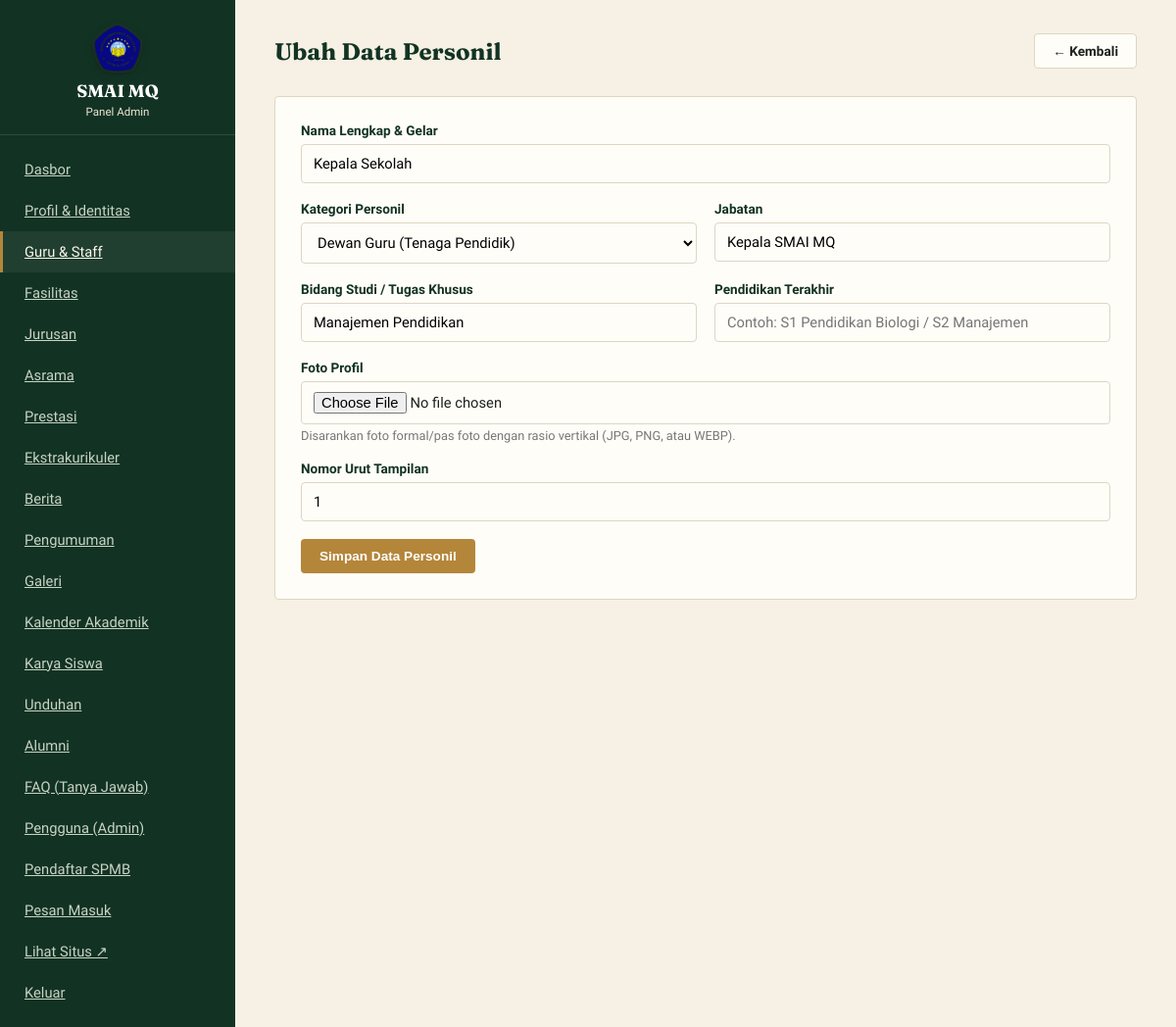
Page /admin/guru-form.php?id=1 (signed in) on the committed database.
### tables this page shows
CREATE TABLE guru (
    id INT AUTO_INCREMENT PRIMARY KEY,
    nama VARCHAR(100) NOT NULL,
    jabatan VARCHAR(100),
    bidang_studi VARCHAR(100),
    foto VARCHAR(255) DEFAULT NULL,
    urutan INT DEFAULT 0
);

### includes/functions.php (called while the page is built, shortened)
<?php
function e($string) {
    return htmlspecialchars($string ?? '', ENT_QUOTES, 'UTF-8');
}

### admin/guru-form.php (the view, shortened to what this page needs)
<?php
require_once __DIR__ . '/../config/database.php';
require_once __DIR__ . '/../includes/functions.php';
$id = isset($_GET['id']) ? (int) $_GET['id'] : null;
$data = [
    'nama'         => '',
    'kategori'     => 'Guru',
    'jabatan'      => '',
    'bidang_studi' => '',
    'pendidikan'   => '',
    'urutan'       => 0,
    'foto'         => ''
];
if ($id) {
    $stmt = $pdo->prepare("SELECT * FROM guru WHERE id = ?");
    $stmt->execute([$id]);
    $existing = $stmt->fetch();
    if ($existing) { $data = $existing; }
}
?>
<!DOCTYPE html>
<html lang="id">
<head>
<link rel="stylesheet" href="../assets/css/admin.css">
</head>
<body>
<div class="admin-shell">
    <?php require __DIR__ . '/includes_sidebar.php'; ?>
    <div class="admin-konten">
        <div class="admin-topbar">
            <h1><?= $id ? 'Ubah Data Personil' : 'Tambah Guru / Staff Baru' ?></h1>
            <a href="guru.php" class="btn btn-luar">&larr; Kembali</a>
        </div>
        <div class="kartu-admin">
            <form method="post" enctype="multipart/form-data" class="form-admin">
                <div class="grup-form">
                    <label for="nama">Nama Lengkap &amp; Gelar</label>
                    <input type="text" id="nama" name="nama" required value="<?= e($data['nama']) ?>" placeholder="Contoh: Ustadz Salman Al-Farisi, M.Pd.">
                </div>
                <div style="display:grid; grid-template-columns:1fr 1fr; gap:18px;">
                    <div class="grup-form">
                        <label for="kategori">Kategori Personil</label>
                        <select id="kategori" name="kategori" required>
                            <option value="Guru" <?= $data['kategori'] === 'Guru' ? 'selected' : '' ?>>Dewan Guru (Tenaga Pendidik)</option>
                        </select>
                    </div>
                    <div class="grup-form">
                        <label for="jabatan">Jabatan</label>
                        <input type="text" id="jabatan" name="jabatan" value="<?= e($data['jabatan']) ?>" placeholder="Contoh: Wakasek Kurikulum / Guru Fisika / Bendahara">
                    </div>
                </div>
                <div style="display:grid; grid-template-columns:1fr 1fr; gap:18px;">
                    <div class="grup-form">
                        <label for="bidang_studi">Bidang Studi / Tugas Khusus</label>
                        <input type="text" id="bidang_studi" name="bidang_studi" value="<?= e($data['bidang_studi']) ?>" placeholder="Contoh: Fisika &amp; Kimia / Pembina Asrama Putra">
                    </div>
                    <div class="grup-form">
                        <label for="pendidikan">Pendidikan Terakhir</label>
                        <input type="text" id="pendidikan" name="pendidikan" value="<?= e($data['pendidikan']) ?>" placeholder="Contoh: S1 Pendidikan Biologi / S2 Manajemen">
                    </div>
                </div>
                <div class="grup-form">
                    <label for="foto">Foto Profil</label>
                    <input type="file" id="foto" name="foto" accept="image/*">
                    <small style="color:#777; font-size:0.8rem; display:block; margin-top:4px;">Disarankan foto formal/pas foto dengan rasio vertikal (JPG, PNG, atau WEBP).</small>
                </div>
                <div class="grup-form">
                    <label for="urutan">Nomor Urut Tampilan</label>
                    <input type="number" id="urutan" name="urutan" value="<?= (int)$data['urutan'] ?>">
                </div>
                <button type="submit" class="btn btn-emas">Simpan Data Personil</button>
            </form>
        </div>
    </div>
</div>
</body>
</html>

### assets/css/admin.css (style rules this page uses)
:root { --hijau-tua: #123323; --hijau: #1E5A3B; --emas: #B4863A; --krem: #F6F1E4; --putih: #FFFDF8; --tinta: #1C221D; --abu: #6C7267; --garis: #DED6C0; --radius: 4px; }
* { box-sizing: border-box; }
body { margin: 0; font-family: 'Work Sans', sans-serif; background: var(--krem); color: var(--tinta); }
a { color: var(--hijau); }
.admin-shell { display: flex; min-height: 100vh; }
.admin-konten { flex: 1; padding: 34px 40px; }
.admin-topbar { display: flex; justify-content: space-between; align-items: center; margin-bottom: 28px; }
.admin-topbar h1 { font-family: 'Fraunces', serif; font-size: 1.5rem; margin: 0; color: var(--hijau-tua); }
.kartu-admin { background: var(--putih); border: 1px solid var(--garis); border-radius: var(--radius); padding: 26px; margin-bottom: 24px; }
.btn { display: inline-block; padding: 9px 18px; border-radius: var(--radius); font-weight: 600; font-size: 0.85rem; border: 1.5px solid transparent; cursor: pointer; text-decoration: none; }
.btn-emas { background: var(--emas); color: #fff; }
.btn-luar { border-color: var(--garis); color: var(--tinta); background: var(--putih); }
.form-admin .grup-form { margin-bottom: 18px; }
.form-admin label { display: block; font-size: 0.85rem; font-weight: 600; margin-bottom: 6px; color: var(--hijau-tua); }
.form-admin input, .form-admin select, .form-admin textarea { width: 100%; padding: 10px 12px; border: 1px solid var(--garis); border-radius: var(--radius); font-family: inherit; font-size: 0.92rem; background: var(--putih); }

### rows in the picture
guru: nama "Kepala Sekolah", jabatan "Kepala SMAI MQ", bidang_studi "Manajemen Pendidikan", urutan "1"
